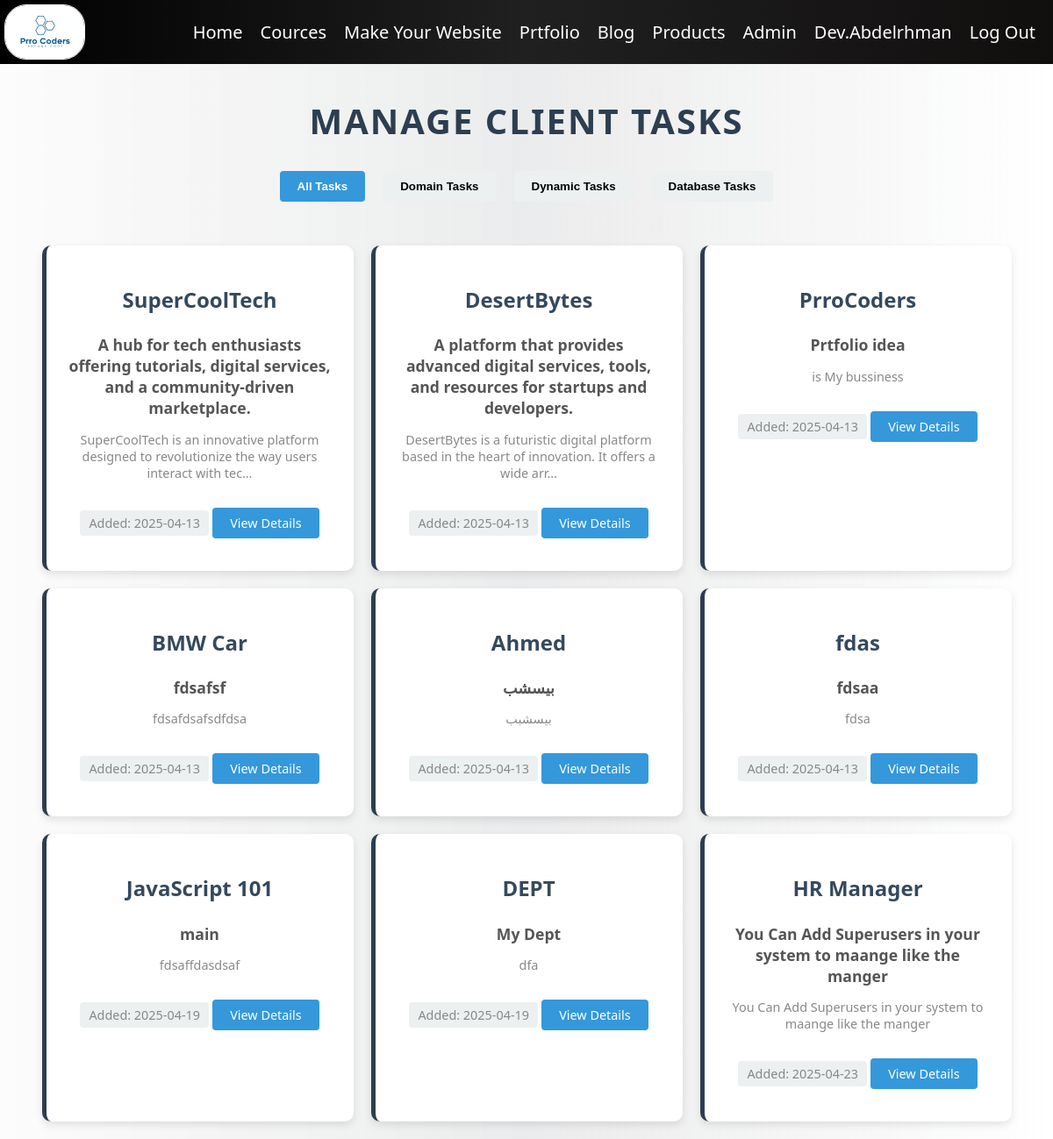
The app's page /adminPanal/Dtasks (signed in), older data.
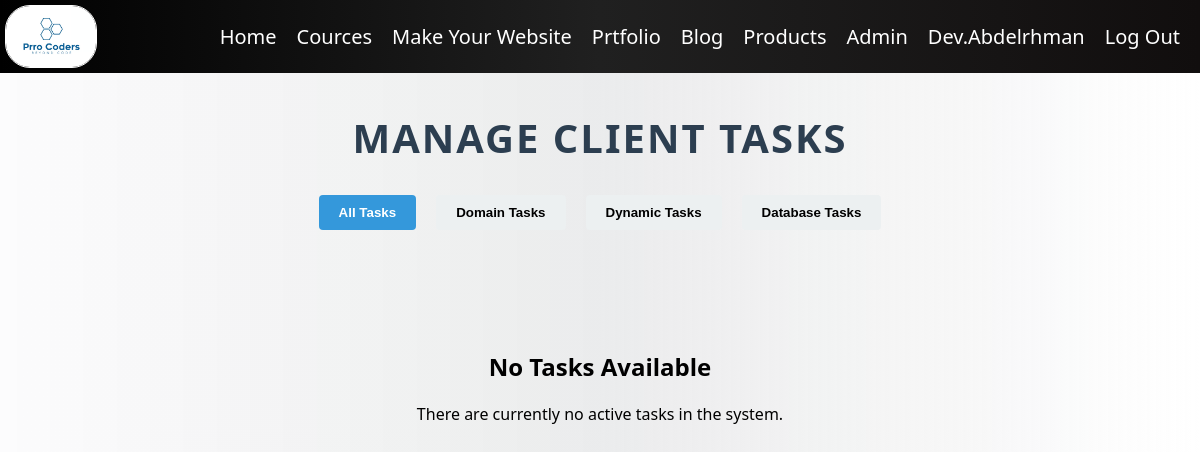
The same page, newer data.
### adminPanal/models.py (models this page shows)
class Task(models.Model):
    name = models.CharField(max_length=255) #
    desc = models.CharField(max_length=7000) #
    idea = models.CharField(max_length=255)#
    email = models.CharField(max_length=600)#
    number = models.CharField(max_length=30)#
    Domain = models.BooleanField(default=False)#
    Dynamic = models.BooleanField(default=False)#
    DB = models.BooleanField(default=False)#
    cobon = models.CharField(max_length=25)#
    price = models.FloatField()
    Date = models.CharField(max_length=255)
    Done = models.BooleanField(default=False)

### adminPanal/views.py (the view)
# urls.py: path('Dtasks', views.DTasks, name='DTasks'),
def DTasks(request):
    conText = {
        'Tasks': Task.objects.filter(Done=True).order_by('Date')
    }
    return render(request, 'adminPanal/DoneT.html', conText)

### templates/adminPanal/DoneT.html (shortened to what this page needs)
{% extends 'layout.html' %}
{% block body %}
{% load static %}
{% if user.is_superuser or user.is_staff %}
<h1 class='title'>Manage Client Tasks</h1>
<div class="task-filters">
    <button class="filter-btn active" onclick="filterTasks('all')">All Tasks</button>
    <button class="filter-btn" onclick="filterTasks('domain')">Domain Tasks</button>
    <button class="filter-btn" onclick="filterTasks('dynamic')">Dynamic Tasks</button>
    <button class="filter-btn" onclick="filterTasks('database')">Database Tasks</button>
</div>
<div class="Tasks">
    {% for task in Tasks %}
        <div class="Task task-item"
             data-domain="{% if task.Domain %}true{% else %}false{% endif %}"
             data-dynamic="{% if task.Dynamic %}true{% else %}false{% endif %}"
             data-db="{% if task.DB %}true{% else %}false{% endif %}">
            <h2>{{ task.name }}</h2>
            <h4>{{ task.idea }}</h4>
            <p>{{ task.desc|truncatechars:100 }}</p>
            <p class="task-date">Added: {{ task.Date }}</p>
            <a href="{% url 'Task' task.id %}" class="view-details">View Details</a>
        </div>
    {% empty %}
        <div style="text-align: center; width: 100%; padding: 50px 0;">
            <h2>No Tasks Available</h2>
            <p>There are currently no active tasks in the system.</p>
        </div>
    {% endfor %}
</div>
{% else %}
<div class="error-container">
    <h1>Error 404</h1>
    <p>You Can't Enter This Page, This Page only for admins.</p>
    <p><strong>{{request.user.username}}</strong> not Admin</p>
</div>
{% endif %}
{% endblock %}

Row changes from the older to the newer data that the page shows:
removed Task: name "SuperCoolTech", idea "A hub for tech enthusiasts offering tutorials, digital services, and a community-driven marketplace.", desc "SuperCoolTech is an innovative platform designed to revolutionize the way users interact with tec…", Date "2025-04-13"
removed Task: name "DesertBytes", idea "A platform that provides advanced digital services, tools, and resources for startups and developers.", desc "DesertBytes is a futuristic digital platform based in the heart of innovation. It offers a wide arr…", Date "2025-04-13"
removed Task: name "PrroCoders", idea "Prtfolio idea", desc "is My bussiness", Date "2025-04-13"
removed Task: name "BMW Car", idea "fdsafsf", desc "fdsafdsafsdfdsa", Date "2025-04-13"
removed Task: name "Ahmed", idea "بيسشب", desc "بيسشبب", Date "2025-04-13"
removed Task: name "fdas", idea "fdsaa", desc "fdsa", Date "2025-04-13"
removed Task: name "JavaScript 101", idea "main", desc "fdsaffdasdsaf", Date "2025-04-19"
removed Task: name "DEPT", idea "My Dept", desc "dfa", Date "2025-04-19"
removed Task: name "HR Manager", idea "You Can Add Superusers in your system to maange like the manger", desc "You Can Add Superusers in your system to maange like the manger", Date "2025-04-23"
Text that changed along with them:
text now shown: "No Tasks Available There are currently no active tasks in the system."
